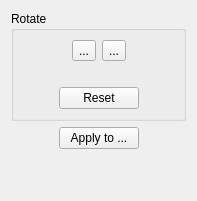
<?xml version="1.0" encoding="UTF-8"?>
<ui version="4.0">
 <class>OrientationOptionsWidget</class>
 <widget class="QWidget" name="OrientationOptionsWidget">
  <property name="geometry">
   <rect>
    <x>0</x>
    <y>0</y>
    <width>197</width>
    <height>201</height>
   </rect>
  </property>
  <property name="windowTitle">
   <string>Form</string>
  </property>
  <layout class="QVBoxLayout">
   <item>
    <widget class="CollapsibleGroupBox" name="rotateGroupBox">
     <property name="title">
      <string>Rotate</string>
     </property>
     <layout class="QVBoxLayout">
      <item>
       <layout class="QHBoxLayout">
        <item>
         <spacer>
          <property name="orientation">
           <enum>Qt::Horizontal</enum>
          </property>
          <property name="sizeHint" stdset="0">
           <size>
            <width>1</width>
            <height>1</height>
           </size>
          </property>
         </spacer>
        </item>
        <item>
         <widget class="QToolButton" name="rotateLeftBtn">
          <property name="text">
           <string>...</string>
          </property>
          <property name="icon">
           <iconset resource="../../../resources/resources.qrc">
            <normaloff>:/icons/object-rotate-left.png</normaloff>:/icons/object-rotate-left.png</iconset>
          </property>
          <property name="iconSize">
           <size>
            <width>24</width>
            <height>24</height>
           </size>
          </property>
         </widget>
        </item>
        <item>
         <widget class="QToolButton" name="rotateRightBtn">
          <property name="text">
           <string>...</string>
          </property>
          <property name="icon">
           <iconset resource="../../../resources/resources.qrc">
            <normaloff>:/icons/object-rotate-right.png</normaloff>:/icons/object-rotate-right.png</iconset>
          </property>
          <property name="iconSize">
           <size>
            <width>24</width>
            <height>24</height>
           </size>
          </property>
         </widget>
        </item>
        <item>
         <spacer>
          <property name="orientation">
           <enum>Qt::Horizontal</enum>
          </property>
          <property name="sizeHint" stdset="0">
           <size>
            <width>1</width>
            <height>1</height>
           </size>
          </property>
         </spacer>
        </item>
       </layout>
      </item>
      <item>
       <layout class="QHBoxLayout">
        <item>
         <spacer>
          <property name="orientation">
           <enum>Qt::Horizontal</enum>
          </property>
          <property name="sizeHint" stdset="0">
           <size>
            <width>1</width>
            <height>1</height>
           </size>
          </property>
         </spacer>
        </item>
        <item>
         <widget class="QLabel" name="rotationIndicator">
          <property name="text">
           <string/>
          </property>
          <property name="pixmap">
           <pixmap resource="../../../resources/resources.qrc">:/icons/big-up-arrow.png</pixmap>
          </property>
         </widget>
        </item>
        <item>
         <spacer>
          <property name="orientation">
           <enum>Qt::Horizontal</enum>
          </property>
          <property name="sizeHint" stdset="0">
           <size>
            <width>1</width>
            <height>1</height>
           </size>
          </property>
         </spacer>
        </item>
       </layout>
      </item>
      <item>
       <layout class="QHBoxLayout">
        <item>
         <spacer>
          <property name="orientation">
           <enum>Qt::Horizontal</enum>
          </property>
          <property name="sizeHint" stdset="0">
           <size>
            <width>1</width>
            <height>1</height>
           </size>
          </property>
         </spacer>
        </item>
        <item>
         <widget class="QPushButton" name="resetBtn">
          <property name="text">
           <string>Reset</string>
          </property>
         </widget>
        </item>
        <item>
         <spacer>
          <property name="orientation">
           <enum>Qt::Horizontal</enum>
          </property>
          <property name="sizeHint" stdset="0">
           <size>
            <width>1</width>
            <height>1</height>
           </size>
          </property>
         </spacer>
        </item>
       </layout>
      </item>
     </layout>
    </widget>
   </item>
   <item>
    <layout class="QHBoxLayout">
     <item>
      <spacer>
       <property name="orientation">
        <enum>Qt::Horizontal</enum>
       </property>
       <property name="sizeHint" stdset="0">
        <size>
         <width>1</width>
         <height>1</height>
        </size>
       </property>
      </spacer>
     </item>
     <item>
      <widget class="QPushButton" name="applyToBtn">
       <property name="text">
        <string>Apply to ...</string>
       </property>
      </widget>
     </item>
     <item>
      <spacer>
       <property name="orientation">
        <enum>Qt::Horizontal</enum>
       </property>
       <property name="sizeHint" stdset="0">
        <size>
         <width>1</width>
         <height>1</height>
        </size>
       </property>
      </spacer>
     </item>
    </layout>
   </item>
   <item>
    <spacer>
     <property name="orientation">
      <enum>Qt::Vertical</enum>
     </property>
     <property name="sizeHint" stdset="0">
      <size>
       <width>1</width>
       <height>1</height>
      </size>
     </property>
    </spacer>
   </item>
  </layout>
 </widget>
 <customwidgets>
  <customwidget>
   <class>CollapsibleGroupBox</class>
   <extends>QGroupBox</extends>
   <header location="global">CollapsibleGroupBox.h</header>
   <container>1</container>
  </customwidget>
 </customwidgets>
 <resources>
  <include location="../../../resources/resources.qrc"/>
 </resources>
 <connections/>
</ui>
